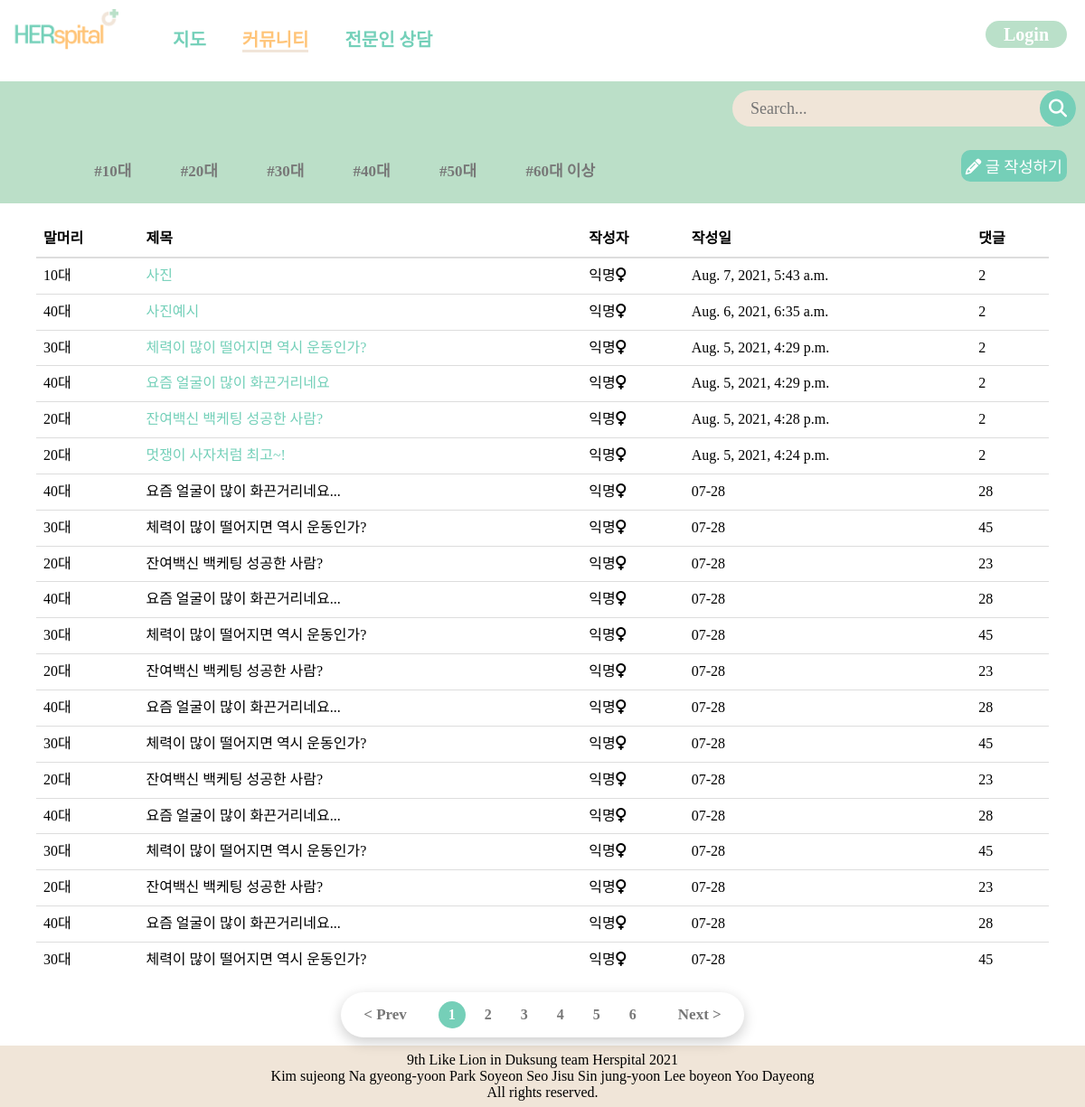
Page /community/communityList/ on the committed database.
### community/models.py (models this page shows, shortened)
class Community(models.Model):
    title = models.CharField(max_length=200)
    publicSetting = models.BooleanField()
    password_Post = models.IntegerField(blank=True, null=True)
    age_tag = models.CharField(max_length=100)
    image = models.ImageField(upload_to = "community/", blank=True, null=True)
    body = models.TextField()
    pub_date = models.DateTimeField()
    def summary(self): #제목 글자수가 길면 끊어서 보여주도록
        return self.title[:30]

### community/views.py (the view)
# urls.py: path("communityList/", community_views.communityList, name="communityList"),
def communityList(request):
    communities = Community.objects.all().order_by('-pub_date')
    tag = request.GET.get('tag')
    if tag == 'true':
        agetag = request.GET.get('ageTag')
        communities = Community.objects.filter(age_tag=agetag).order_by('-pub_date')
        return render(request,'community/communityList.html', {'communities':communities})
    return render(request, "community/communityList.html", {'communities':communities})

### templates/community/communityList.html (shortened to what this page needs)
{% load static %}
<DOCTYPE html>
<html lang="ko">
<head>
    <link rel="stylesheet" href="{% static 'css/communityList.css' %}">
</head>
<body>
{% block navbar %}
    {% include "partials/base.html" %}
{% endblock%}
{% block content %}
    <section>
        <div class="topContent">
            <div class="search">
            <div class="search_wrap">
                <div class="search_box">
                    <div class="btn btn_common">
                        <i class="fas fa-search"></i>
                    </div>
                    <input type="text" class="input" placeholder="Search...">
                </div>
            </div>
            </div>
            <div class="secondTab">
                <div class="preface_wrap">
                    <ul class="preface">
                        <li><a href="?tag=true&ageTag=10대">#10대</a></li>
                        <li><a href="?tag=true&ageTag=20대">#20대</a></li>
                        <li><a href="?tag=true&ageTag=30대">#30대</a></li>
                        <li><a href="?tag=true&ageTag=40대">#40대</a></li>
                        <li><a href="?tag=true&ageTag=50대">#50대</a></li>
                        <li><a href="?tag=true&ageTag=60대 이상">#60대 이상</a></li>
                    </ul>
                </div>
                <div class="newPostBtn_wrap">
                    <button class="newPostBtn"><i class="fas fa-pencil-alt"></i><a href="{% url 'community:communityWrite' %}" style="color: white;"> 글 작성하기</a></button>
                </div>
            </div>
        </div>
        <div class="bottomContent">
            <table class="table">
                <thead>
                    <tr>
                        <th>말머리</th>
                        <th>제목</th>
                        <th>작성자</th>
                        <th>작성일</th>
                        <th>댓글</th>
                    </tr>
                </thead>
                <tbody>
                {% for community in communities %}
                    <tr>
                        <td id="tag">{{community.age_tag}}</td>
                        <td id="title"><a href="{% url 'community:detail' community.id %}">{{community.summary}}</a></td>
                        <td id="writer">익명<i class="fas fa-venus"></i></td>
                        <td id="date">{{community.pub_date}}</td>
                        <td id="commentNum">2</td>
                    </tr>
                {% endfor %}
                    <tr>
                        <td id="tag">40대</td>
                        <td id="title">요즘 얼굴이 많이 화끈거리네요...</td>
                        <td id="writer">익명<i class="fas fa-venus"></i></td>
                        <td id="date">07-28</td>
                        <td id="commentNum">28</td>
                    </tr>
                    <tr>
                        <td id="tag">30대</td>
                        <td id="title">체력이 많이 떨어지면 역시 운동인가?</td>
                        <td id="writer">익명<i class="fas fa-venus"></i></td>
                        <td id="date">07-28</td>
                        <td id="commentNum">45</td>
                    </tr>
                    <tr>
                        <td id="tag">20대</td>
                        <td id="title">잔여백신 백케팅 성공한 사람?</td>
                        <td id="writer">익명<i class="fas fa-venus"></i></td>
                        <td id="date">07-28</td>
                        <td id="commentNum">23</td>
                    </tr>
                    <tr>
                        <td id="tag">40대</td>
                        <td id="title">요즘 얼굴이 많이 화끈거리네요...</td>
                        <td id="writer">익명<i class="fas fa-venus"></i></td>
                        <td id="date">07-28</td>
                        <td id="commentNum">28</td>
                    </tr>
                    <tr>
                        <td id="tag">30대</td>
                        <td id="title">체력이 많이 떨어지면 역시 운동인가?</td>
                        <td id="writer">익명<i class="fas fa-venus"></i></td>
                        <td id="date">07-28</td>
                        <td id="commentNum">45</td>
                    </tr>
                    <tr>
                        <td id="tag">20대</td>
                        <td id="title">잔여백신 백케팅 성공한 사람?</td>
                        <td id="writer">익명<i class="fas fa-venus"></i></td>
                        <td id="date">07-28</td>
                        <td id="commentNum">23</td>
                    </tr>
                    <tr>
                        <td id="tag">40대</td>
                        <td id="title">요즘 얼굴이 많이 화끈거리네요...</td>
                        <td id="writer">익명<i class="fas fa-venus"></i></td>
                        <td id="date">07-28</td>
                        <td id="commentNum">28</td>
                    </tr>
                    <tr>
                        <td id="tag">30대</td>
                        <td id="title">체력이 많이 떨어지면 역시 운동인가?</td>
                        <td id="writer">익명<i class="fas fa-venus"></i></td>
                        <td id="date">07-28</td>
                        <td id="commentNum">45</td>
                    </tr>
                    <tr>
                        <td id="tag">20대</td>
                        <td id="title">잔여백신 백케팅 성공한 사람?</td>
                        <td id="writer">익명<i class="fas fa-venus"></i></td>
                        <td id="date">07-28</td>
                        <td id="commentNum">23</td>
                    </tr>
                    <tr>
                        <td id="tag">40대</td>
                        <td id="title">요즘 얼굴이 많이 화끈거리네요...</td>
                        <td id="writer">익명<i class="fas fa-venus"></i></td>
                        <td id="date">07-28</td>
                        <td id="commentNum">28</td>
                    </tr>
                    <tr>
                        <td id="tag">30대</td>
                        <td id="title">체력이 많이 떨어지면 역시 운동인가?</td>
                        <td id="writer">익명<i class="fas fa-venus"></i></td>
                        <td id="date">07-28</td>
                        <td id="commentNum">45</td>
                    </tr>
                    <tr>
                        <td id="tag">20대</td>
                        <td id="title">잔여백신 백케팅 성공한 사람?</td>
                        <td id="writer">익명<i class="fas fa-venus"></i></td>
                        <td id="date">07-28</td>
                        <td id="commentNum">23</td>
                    </tr>
                    <tr>
                        <td id="tag">40대</td>
                        <td id="title">요즘 얼굴이 많이 화끈거리네요...</td>
                        <td id="writer">익명<i class="fas fa-venus"></i></td>
                        <td id="date">07-28</td>
                        <td id="commentNum">28</td>
                    </tr>
                    <tr>
                        <td id="tag">30대</td>
                        <td id="title">체력이 많이 떨어지면 역시 운동인가?</td>
                        <td id="writer">익명<i class="fas fa-venus"></i></td>
                        <td id="date">07-28</td>
                        <td id="commentNum">45</td>
                    </tr>
                </tbody>
            </table>
            <div class="pageNum_wrap">
                <ul class="pageul">
                    <li><a href="#" class="prev">< Prev</a></li>
                    <li class="pageNumber active"><a href="#">1</a></li>
                    <li class="pageNumber"><a href="#">2</a></li>
                    <li class="pageNumber"><a href="#">3</a></li>
                    <li class="pageNumber"><a href="#">4</a></li>
                    <li class="pageNumber"><a href="#">5</a></li>
                    <li class="pageNumber"><a href="#">6</a></li>
                    <li><a href="#" class="next">Next ></a></li>
                </ul>
            </div>
        </div>
    </section>
{% endblock %}
</body>
</html>
{% block footer %}
    {% include "partials/footer.html" %}
{% endblock %}

### static/css/communityList.css (style rules this page uses)
body { width:100%; padding:0; margin:0; }
.input { border:0; outline:none; color:#8b7d77; background:#F0E5D8; }
.search { display:flex; width:100%; justify-content: flex-end; }
.search_wrap { width: 400px; display:flex; }
.search_wrap .search_box { position: relative; width:100%; height:40px; margin:10px; }
.search_wrap .search_box .input { position:absolute; top:0; left:0; width:100%; height:100%; padding: 10px 20px; border-radius: 3px; font-size:18px; padding-right: 80px; border-radius:50px; }
.search_wrap .search_box .btn { position: absolute; top:0; width: 40px; height: 100%; background: #75CFB8; z-index:1; cursor:pointer; right:0; border-top-right-radius: 3px; border-bottom-right-radius: 3px; border-radius:50%; }
.search_wrap .search_box .btn.btn_common .fas { position: absolute; top:50%; left:50%; transform: translate(-50%, -50%); color:#fff; font-size:20px; }
.secondTab { display: flex; }
.topContent { width:100%; margin-top:20px; background:#bbdfc8; }
.preface_wrap { display:inline-block; padding:10px; font-size:15px; font-weight: bold; flex-grow: 1; }
.preface { display:flex !important; flex-direction: row; width:100%; }
.preface li { display:block; margin-left:5.20833333333333%; background:none; }
.preface li a { width:auto; padding:0; text-indent:0; text-decoration: none; font-weight: bold; font-size:17px; color:#777; }
.newPostBtn { background:#75CFB8; color:#fff; border-color:lemonchiffon; font-family:'Poppins',sans-serif; margin:1rem 0; font-size:1.1rem; border-radius:10px; padding:5px; display:inline-block; outline:none; border:none; cursor:pointer; background-size:200%; background-image:#32be8f; text-transform:uppercase; }
.newPostBtn_wrap { display:inline-block; flex-grow: 0; margin-right:20px; }
.bottomContent { width:100%; max-width:1120px; margin:auto; margin-top:20px; }
.table { width:100%; max-width: 100%; margin-bottom:20px; background-color:transparent; border-spacing:0; border-collapse: collapse; margin:0; padding:0; }
.table>thead { text-align: left; }
.table>thead>tr>th { vertical-align: bottom; border-bottom:2px solid #ddd; }
.table>caption+thead>tr:first-child>td, .table>caption+thead>tr:first-child>th, .table>colgroup+thead>tr:first-child>td, .table>colgroup+thead>tr:first-child>th, .table>thead:first-child>tr:first-child>td, .table>thead:first-child>tr:first-child>th { border-top: 0; }
.table>tbody>tr>td, .table>tbody>tr>th, .table>tfoot>tr>td, .table>tfoot>tr>th, .table>thead>tr>td, .table>thead>tr>th { padding: 8px; line-height: 1.42857143; }
.table>tbody>tr>td, .table>tbody>tr>th, .table>tfoot>tr>td, .table>tfoot>tr>th, .table>thead>tr>td, .table>thead>tr>th { padding: 8px; line-height: 1.42857143; vertical-align: top; border-top: 1px solid #ddd; }
.pageNum_wrap { display:flex; justify-content: center; }
.pageul { position: relative; background:#fff; display:flex; padding: 10px 20px; border-radius: 50px; box-shadow: 0 5px 15px rgba(0,0,0,.2); }
.pageul li { list-style: none; line-height: 30px; margin:0 5px; }
.pageul li.pageNumber { width:30px; height:30px; line-height:30px; text-align: center; }
.pageul li a { display: block; text-decoration: none; color:#777; font-weight: 600; border-radius: 50%; }
.pageul li.pageNumber:hover a, .pageul li.pageNumber.active a { background:#75CFB8; color:#fff; }
.pageul li:first-child { margin-right:30px; font-weight: 700; font-size:17px; }
.pageul li:last-child { margin-left:30px; font-weight: 700; font-size:17px; }

### static/css/base.css (style rules this page uses)
* { font-family: 'Cafe24SsurroundAir'; }
body { padding-top: 70px; }
a { text-decoration: none; color: #74D0B9; }

### rows in the picture
Community: age_tag "10대", summary "사진", pub_date "Aug. 7, 2021, 5:43 a.m."
Community: age_tag "40대", summary "사진예시", pub_date "Aug. 6, 2021, 6:35 a.m."
Community: age_tag "30대", summary "체력이 많이 떨어지면 역시 운동인가?", pub_date "Aug. 5, 2021, 4:29 p.m."
Community: age_tag "40대", summary "요즘 얼굴이 많이 화끈거리네요", pub_date "Aug. 5, 2021, 4:29 p.m."
Community: age_tag "20대", summary "잔여백신 백케팅 성공한 사람?", pub_date "Aug. 5, 2021, 4:28 p.m."
Community: age_tag "20대", summary "멋쟁이 사자처럼 최고~!", pub_date "Aug. 5, 2021, 4:24 p.m."
